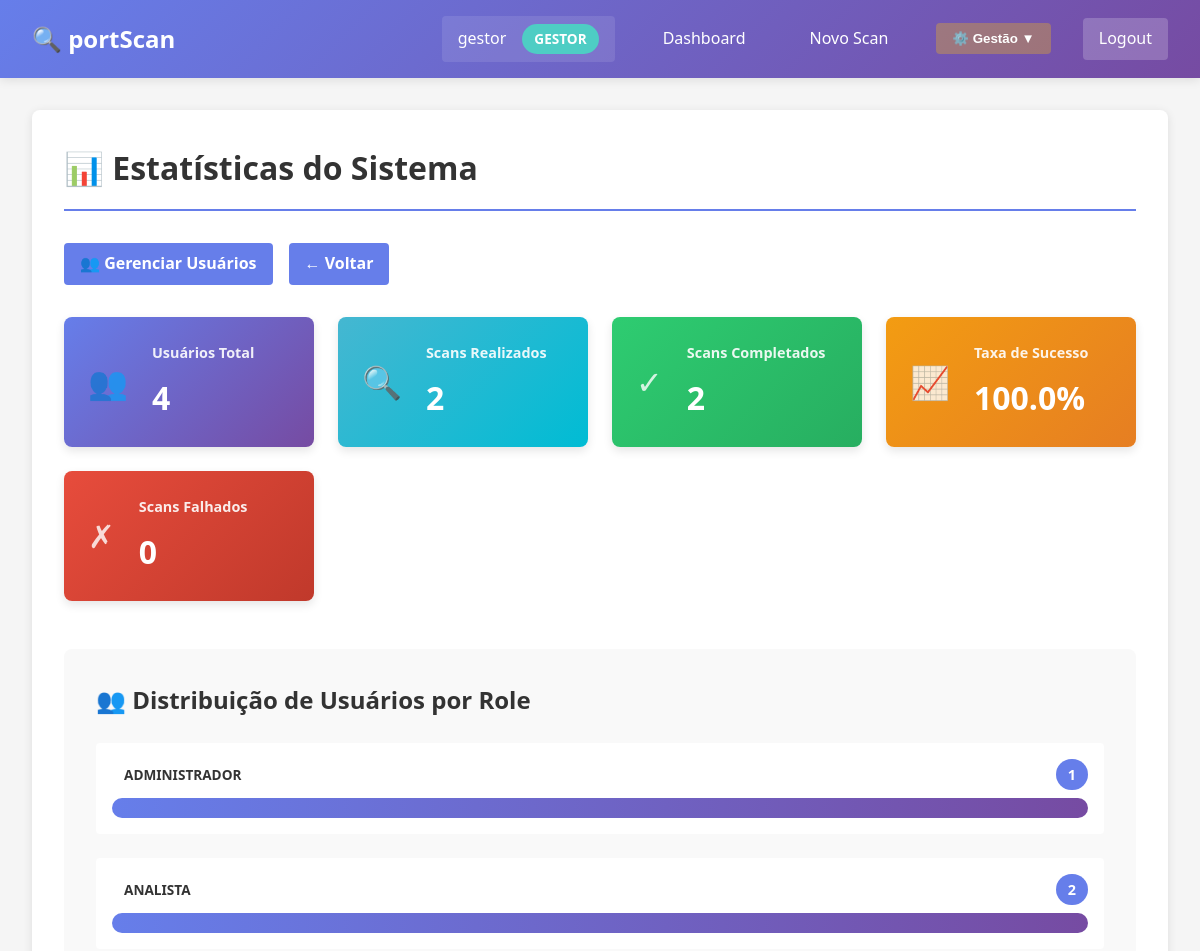
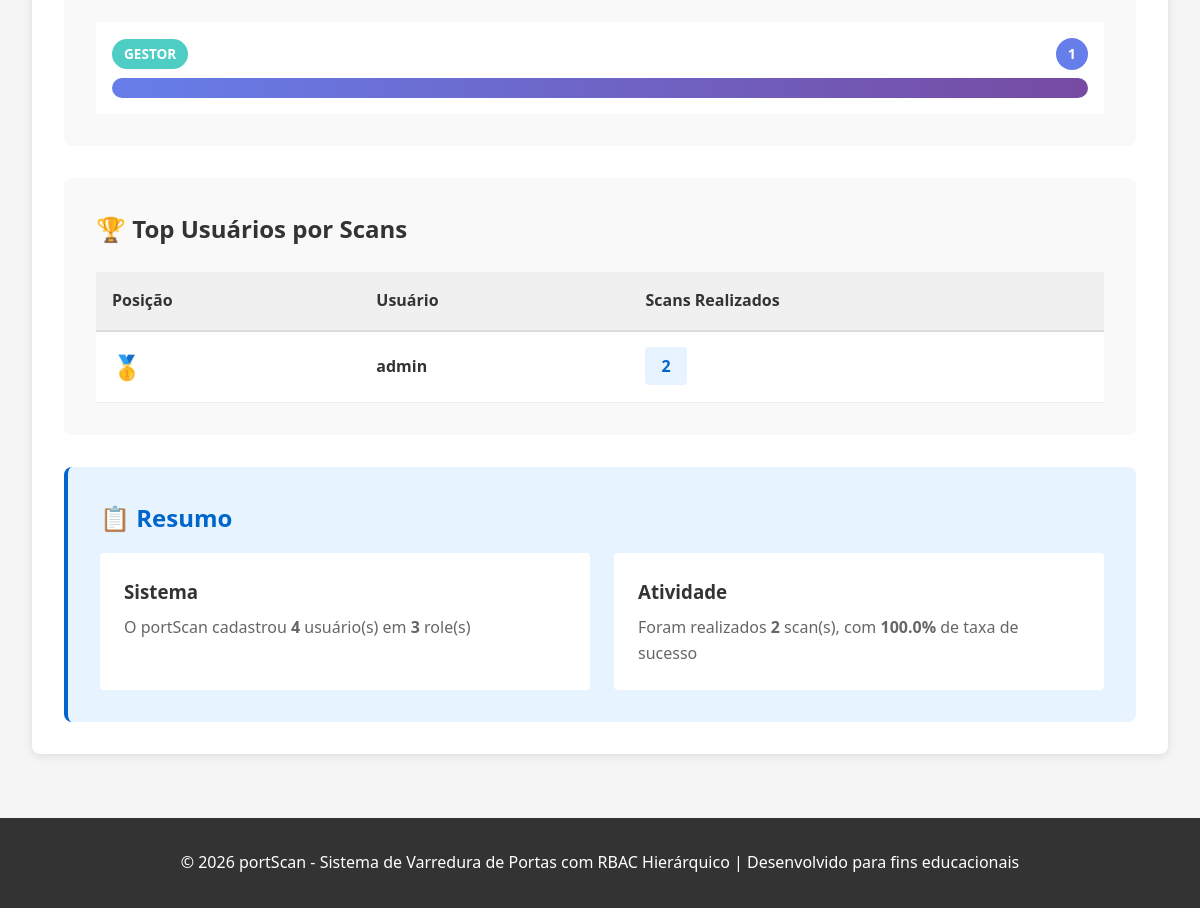
The page /admin/statistics (signed in) on the database its author committed (2 pictures, top to bottom).
### tables this page shows
CREATE TABLE users (
            id INTEGER PRIMARY KEY AUTOINCREMENT,
            username TEXT UNIQUE NOT NULL,
            email TEXT UNIQUE NOT NULL,
            password_hash TEXT NOT NULL,
            role TEXT DEFAULT 'analista' NOT NULL,
            department TEXT,
            is_active INTEGER DEFAULT 1,
            created_at TEXT DEFAULT CURRENT_TIMESTAMP
        );

### routes/admin_routes.py (the view)
@admin_bp.route('/statistics')
@login_required
@role_required('gestor')
def statistics():
    stats = count_stats()
    users = get_all_users()
    users_by_role = {}
    for user in users:
        users_by_role[user.role] = users_by_role.get(user.role, 0) + 1
    scans, _ = get_all_scans(page=1, per_page=1000)
    scans_by_user = {}
    for scan in scans:
        for user in users:
            if user.id == scan.user_id:
                scans_by_user[user.username] = scans_by_user.get(user.username, 0) + 1
                break
    scans_by_user = sorted(scans_by_user.items(), key=lambda x: x[1], reverse=True)[:10]
    stats['users_by_role'] = users_by_role
    stats['scans_by_user'] = scans_by_user
    success_rate = (stats['completed_scans'] / stats['total_scans'] * 100) if stats['total_scans'] > 0 else 0
    stats['success_rate'] = round(success_rate, 1)
    return render_template('admin/statistics.html', stats=stats)

### auth/rbac.py (called while the page is built)
    @staticmethod
    def get_role_level(role):
        return Role.ROLES_HIERARCHY.get(role, {}).get('level', 0)

    @staticmethod
    def validate_role(role):
        return role in Role.ROLES_HIERARCHY

### database.py (called while the page is built)
def get_connection():
    conn = sqlite3.connect(DATABASE_PATH)
    conn.row_factory = sqlite3.Row
    return conn

def get_user_by_id(user_id):
    conn = get_connection()
    cursor = conn.cursor()
    cursor.execute('SELECT * FROM users WHERE id = ?', (user_id,))
    row = cursor.fetchone()
    conn.close()
    if row:
        return User(*row)
    return None

def get_all_users():
    conn = get_connection()
    cursor = conn.cursor()
    cursor.execute('SELECT * FROM users')
    rows = cursor.fetchall()
    conn.close()
    return [User(*row) for row in rows]

def get_all_scans(page=1, per_page=10):
    conn = get_connection()
    cursor = conn.cursor()
    offset = (page - 1) * per_page
    cursor.execute('''
        SELECT * FROM scan_logs
        ORDER BY created_at DESC
        LIMIT ? OFFSET ?
    ''', (per_page, offset))
    rows = cursor.fetchall()
    cursor.execute('SELECT COUNT(*) FROM scan_logs')
    total = cursor.fetchone()[0]
    conn.close()
    return [ScanLog(*row) for row in rows], total

def count_stats():
    conn = get_connection()
    cursor = conn.cursor()
    cursor.execute('SELECT COUNT(*) FROM users')
    total_users = cursor.fetchone()[0]
    cursor.execute('SELECT COUNT(*) FROM scan_logs')
    total_scans = cursor.fetchone()[0]
    cursor.execute('SELECT COUNT(*) FROM scan_logs WHERE status = "completed"')
    completed_scans = cursor.fetchone()[0]
    cursor.execute('SELECT COUNT(*) FROM scan_logs WHERE status = "failed"')
    failed_scans = cursor.fetchone()[0]
    conn.close()
    return {
        'total_users': total_users,
        'total_scans': total_scans,
        'completed_scans': completed_scans,
        'failed_scans': failed_scans,
    }

### templates/admin/statistics.html (shortened to what this page needs)
{% extends "base.html" %}
{% block content %}
<div class="stats-container">
    <div class="stats-header">
        <h1>📊 Estatísticas do Sistema</h1>
    </div>
    <div class="stats-nav">
        <a href="{{ url_for('admin.manage_users') }}" class="stats-nav-link">👥 Gerenciar Usuários</a>
        <a href="{{ url_for('scanner.dashboard') }}" class="stats-nav-link">← Voltar</a>
    </div>
    <div class="kpi-grid">
        <div class="kpi-card kpi-users">
            <div class="kpi-icon">👥</div>
            <div class="kpi-content">
                <h3>Usuários Total</h3>
                <p class="kpi-value">{{ stats.total_users }}</p>
            </div>
        </div>
        <div class="kpi-card kpi-scans">
            <div class="kpi-icon">🔍</div>
            <div class="kpi-content">
                <h3>Scans Realizados</h3>
                <p class="kpi-value">{{ stats.total_scans }}</p>
            </div>
        </div>
        <div class="kpi-card kpi-success">
            <div class="kpi-icon">✓</div>
            <div class="kpi-content">
                <h3>Scans Completados</h3>
                <p class="kpi-value">{{ stats.completed_scans }}</p>
            </div>
        </div>
        <div class="kpi-card kpi-rate">
            <div class="kpi-icon">📈</div>
            <div class="kpi-content">
                <h3>Taxa de Sucesso</h3>
                <p class="kpi-value">{{ stats.success_rate }}%</p>
            </div>
        </div>
        <div class="kpi-card kpi-failed">
            <div class="kpi-icon">✗</div>
            <div class="kpi-content">
                <h3>Scans Falhados</h3>
                <p class="kpi-value">{{ stats.failed_scans }}</p>
            </div>
        </div>
    </div>
    <div class="stats-section">
        <h2>👥 Distribuição de Usuários por Role</h2>
        <div class="role-distribution">
            {% for role_name, count in stats.users_by_role.items()|sort %}
                <div class="role-stat">
                    <div class="role-stat-header">
                        <span class="role-badge role-{{ role_name }}">{{ role_name|upper }}</span>
                        <span class="count-badge">{{ count }}</span>
                    </div>
                    <div class="progress-bar">
                    <div class="progress-fill" data-width="{{ percentage }}"></div>
                    </div>
                </div>
            {% endfor %}
        </div>
    </div>
    {% if stats.scans_by_user %}
        <div class="stats-section">
            <h2>🏆 Top Usuários por Scans</h2>
            <table class="stats-table">
                <thead>
                    <tr>
                        <th>Posição</th>
                        <th>Usuário</th>
                        <th>Scans Realizados</th>
                    </tr>
                </thead>
                <tbody>
                    {% for username, total in stats.scans_by_user %}
                        <tr>
                            <td>
                                {% if loop.index == 1 %}
                                    <span class="medal">🥇</span>
                                {% elif loop.index == 2 %}
                                    <span class="medal">🥈</span>
                                {% elif loop.index == 3 %}
                                    <span class="medal">🥉</span>
                                {% else %}
                                    #{{ loop.index }}
                                {% endif %}
                            </td>
                            <td><strong>{{ username }}</strong></td>
                            <td>
                                <span class="scan-count">{{ total }}</span>
                            </td>
                        </tr>
                    {% endfor %}
                </tbody>
            </table>
        </div>
    {% endif %}
    <div class="stats-summary">
        <h2>📋 Resumo</h2>
        <div class="summary-grid">
            <div class="summary-item">
                <h3>Sistema</h3>
                <p>O portScan cadastrou <strong>{{ stats.total_users }}</strong> usuário(s) em <strong>{{ stats.users_by_role|length }}</strong> role(s)</p>
            </div>
            <div class="summary-item">
                <h3>Atividade</h3>
                <p>Foram realizados <strong>{{ stats.total_scans }}</strong> scan(s), com <strong>{{ stats.success_rate }}%</strong> de taxa de sucesso</p>
            </div>
        </div>
    </div>
</div>
{% endblock %}

### templates/base.html (shortened to what this page needs)
<!DOCTYPE html>
<html lang="pt-BR">
<head>
    <link rel="stylesheet" href="{{ url_for('static', filename='style.css') }}">
</head>
<body>
    <nav class="navbar">
        <div class="navbar-brand">
            <span class="logo">🔍 portScan</span>
        </div>
        <div class="navbar-menu">
            {% if current_user.is_authenticated %}
                <span class="user-info">
                    {{ current_user.username }} <span class="role-badge role-{{ current_user.role }}">{{ current_user.role }}</span>
                </span>
                <a href="{{ url_for('scanner.dashboard') }}" class="nav-link">Dashboard</a>
                <a href="{{ url_for('scanner.new_scan') }}" class="nav-link">Novo Scan</a>
                {% if current_user.role in ['administrador', 'gestor'] %}
                    <div class="nav-dropdown">
                        <button class="nav-link admin-link">⚙️ Gestão ▼</button>
                    </div>
                {% endif %}
                <a href="{{ url_for('auth.logout') }}" class="nav-link logout">Logout</a>
            {% else %}
                <a href="{{ url_for('auth.login') }}" class="nav-link">Login</a>
                <a href="{{ url_for('auth.register') }}" class="nav-link">Registrar</a>
            {% endif %}
        </div>
    </nav>
    <div class="container">
        {% block content %}{% endblock %}
    </div>
    <footer class="footer">
        <p>&copy; 2026 portScan - Sistema de Varredura de Portas com RBAC Hierárquico | Desenvolvido para fins educacionais</p>
    </footer>
</body>
</html>

### static/style.css (style rules this page uses)
* { margin: 0; padding: 0; box-sizing: border-box; }
body { font-family: 'Segoe UI', Tahoma, Geneva, Verdana, sans-serif; background-color: #f5f5f5; color: #333; line-height: 1.6; }
.navbar { background: linear-gradient(135deg, #667eea 0%, #764ba2 100%); color: white; padding: 1rem 2rem; display: flex; justify-content: space-between; align-items: center; box-shadow: 0 2px 10px rgba(0,0,0,0.1); }
.navbar-brand { font-size: 1.5rem; font-weight: bold; }
.logo { display: flex; align-items: center; gap: 0.5rem; }
.navbar-menu { display: flex; gap: 2rem; align-items: center; }
.nav-link { color: white; text-decoration: none; padding: 0.5rem 1rem; border-radius: 4px; transition: background 0.3s; }
.nav-link.logout { background: rgba(255,255,255,0.2); }
.nav-link.admin-link { background: rgba(255, 193, 7, 0.3); font-weight: bold; }
.user-info { background: rgba(255,255,255,0.1); padding: 0.5rem 1rem; border-radius: 4px; display: flex; gap: 1rem; align-items: center; }
.nav-dropdown { position: relative; display: inline-block; }
.nav-dropdown .nav-link { cursor: pointer; border: none; background: rgba(255, 193, 7, 0.3); font-weight: bold; }
.role-badge { display: inline-block; padding: 0.25rem 0.75rem; border-radius: 20px; font-size: 0.85rem; font-weight: bold; text-transform: uppercase; }
.role-gestor { background: #4ecdc4; color: white; }
.container { max-width: 1200px; margin: 2rem auto; padding: 0 2rem; }
table { width: 100%; border-collapse: collapse; }
table thead { background: #f9f9f9; }
table th { padding: 1rem; text-align: left; font-weight: bold; border-bottom: 2px solid #ddd; }
table td { padding: 1rem; border-bottom: 1px solid #eee; }
.footer { background: #333; color: white; text-align: center; padding: 2rem; margin-top: 4rem; }

### rows shown on the page
users: username "gestor", role "GESTOR", is_active "1"
users: role "ADMINISTRADOR", count "1", username "admin", total "2"
users: role "ANALISTA", count "2"

### other values the page prints
{{ stats.total_users }} "4"
{{ stats.total_scans }} "2"
{{ stats.completed_scans }} "2"
{{ stats.success_rate }} "100.0"
{{ stats.failed_scans }} "0"
{{ stats.users_by_role|length }} "3"
